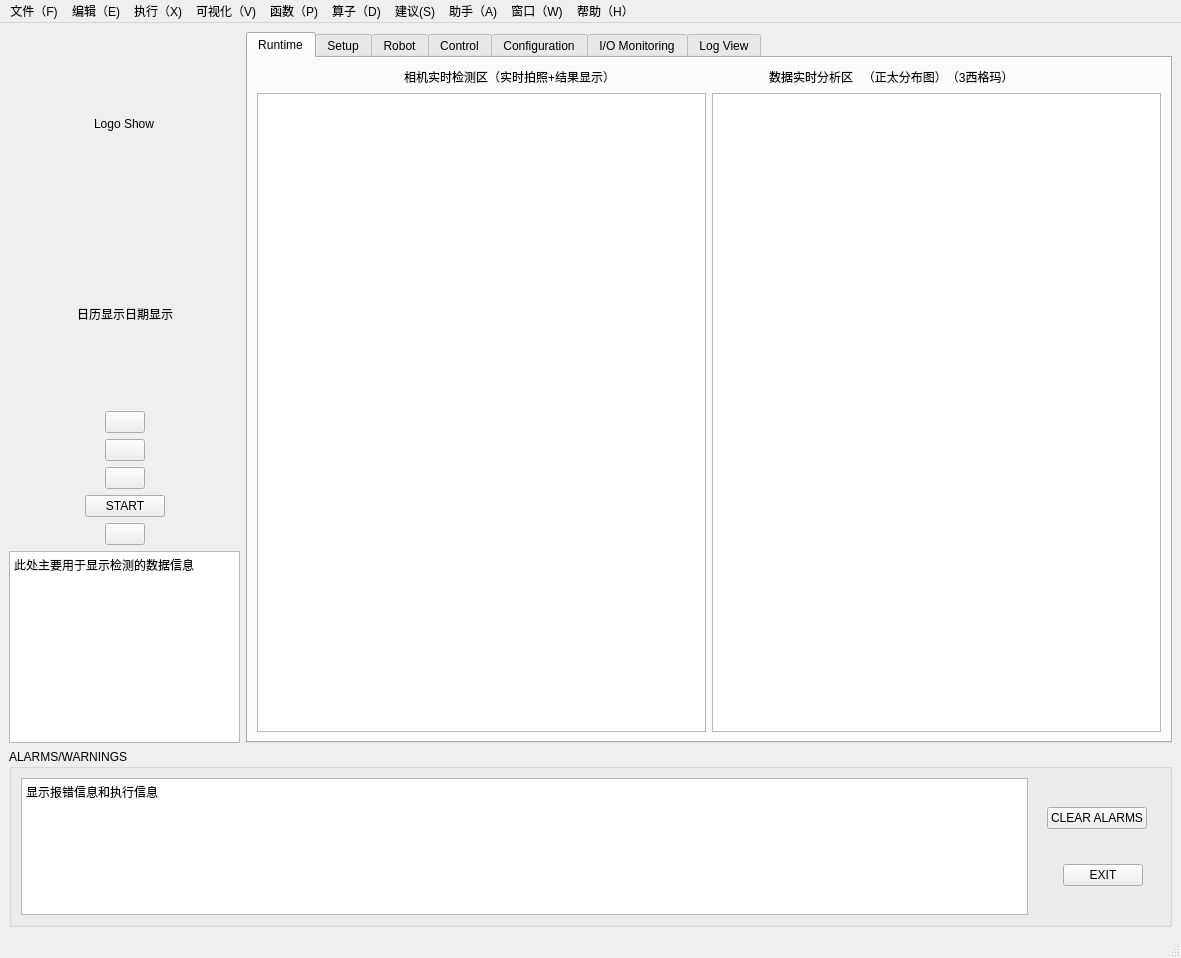
<?xml version="1.0" encoding="UTF-8"?>
<ui version="4.0">
 <class>MainWindow</class>
 <widget class="QMainWindow" name="MainWindow">
  <property name="geometry">
   <rect>
    <x>0</x>
    <y>0</y>
    <width>1181</width>
    <height>958</height>
   </rect>
  </property>
  <property name="windowTitle">
   <string>云镝AI智能视觉检测系统V1.0</string>
  </property>
  <property name="windowIcon">
   <iconset>
    <normaloff>Kingdee_ico.ico</normaloff>Kingdee_ico.ico</iconset>
  </property>
  <widget class="QWidget" name="centralwidget">
   <layout class="QGridLayout" name="gridLayout_2">
    <item row="0" column="0">
     <layout class="QVBoxLayout" name="verticalLayout_3" stretch="8,2">
      <item>
       <layout class="QHBoxLayout" name="horizontalLayout_9" stretch="2,8">
        <item>
         <layout class="QVBoxLayout" name="verticalLayout" stretch="1,1,1,1,2,7,2,0">
          <item>
           <layout class="QHBoxLayout" name="horizontalLayout">
            <item>
             <spacer name="horizontalSpacer_4">
              <property name="orientation">
               <enum>Qt::Horizontal</enum>
              </property>
              <property name="sizeHint" stdset="0">
               <size>
                <width>40</width>
                <height>20</height>
               </size>
              </property>
             </spacer>
            </item>
            <item>
             <widget class="QLabel" name="LogoShow">
              <property name="text">
               <string>Logo Show</string>
              </property>
             </widget>
            </item>
            <item>
             <spacer name="horizontalSpacer_5">
              <property name="orientation">
               <enum>Qt::Horizontal</enum>
              </property>
              <property name="sizeHint" stdset="0">
               <size>
                <width>40</width>
                <height>20</height>
               </size>
              </property>
             </spacer>
            </item>
           </layout>
          </item>
          <item>
           <layout class="QHBoxLayout" name="horizontalLayout_2">
            <item>
             <spacer name="horizontalSpacer_7">
              <property name="orientation">
               <enum>Qt::Horizontal</enum>
              </property>
              <property name="sizeHint" stdset="0">
               <size>
                <width>40</width>
                <height>20</height>
               </size>
              </property>
             </spacer>
            </item>
            <item>
             <widget class="QLabel" name="dateTime">
              <property name="enabled">
               <bool>true</bool>
              </property>
              <property name="text">
               <string>日历显示日期显示</string>
              </property>
              <property name="textFormat">
               <enum>Qt::AutoText</enum>
              </property>
              <property name="scaledContents">
               <bool>false</bool>
              </property>
             </widget>
            </item>
            <item>
             <spacer name="horizontalSpacer_6">
              <property name="orientation">
               <enum>Qt::Horizontal</enum>
              </property>
              <property name="sizeHint" stdset="0">
               <size>
                <width>40</width>
                <height>20</height>
               </size>
              </property>
             </spacer>
            </item>
           </layout>
          </item>
          <item>
           <layout class="QHBoxLayout" name="horizontalLayout_3">
            <item>
             <spacer name="horizontalSpacer_8">
              <property name="orientation">
               <enum>Qt::Horizontal</enum>
              </property>
              <property name="sizeHint" stdset="0">
               <size>
                <width>40</width>
                <height>20</height>
               </size>
              </property>
             </spacer>
            </item>
            <item>
             <widget class="QPushButton" name="Lock_bt">
              <property name="text">
               <string/>
              </property>
              <property name="icon">
               <iconset resource="res.qrc">
                <normaloff>:/images/images/锁屏.png</normaloff>:/images/images/锁屏.png</iconset>
              </property>
              <property name="iconSize">
               <size>
                <width>96</width>
                <height>48</height>
               </size>
              </property>
              <property name="autoDefault">
               <bool>false</bool>
              </property>
              <property name="default">
               <bool>false</bool>
              </property>
              <property name="flat">
               <bool>false</bool>
              </property>
             </widget>
            </item>
            <item>
             <spacer name="horizontalSpacer_9">
              <property name="orientation">
               <enum>Qt::Horizontal</enum>
              </property>
              <property name="sizeHint" stdset="0">
               <size>
                <width>40</width>
                <height>20</height>
               </size>
              </property>
             </spacer>
            </item>
           </layout>
          </item>
          <item>
           <layout class="QHBoxLayout" name="horizontalLayout_4">
            <item>
             <spacer name="horizontalSpacer_11">
              <property name="orientation">
               <enum>Qt::Horizontal</enum>
              </property>
              <property name="sizeHint" stdset="0">
               <size>
                <width>40</width>
                <height>20</height>
               </size>
              </property>
             </spacer>
            </item>
            <item>
             <widget class="QPushButton" name="Account_bt">
              <property name="text">
               <string/>
              </property>
              <property name="icon">
               <iconset resource="res.qrc">
                <normaloff>:/images/images/账户.png</normaloff>:/images/images/账户.png</iconset>
              </property>
              <property name="iconSize">
               <size>
                <width>96</width>
                <height>48</height>
               </size>
              </property>
             </widget>
            </item>
            <item>
             <spacer name="horizontalSpacer_10">
              <property name="orientation">
               <enum>Qt::Horizontal</enum>
              </property>
              <property name="sizeHint" stdset="0">
               <size>
                <width>40</width>
                <height>20</height>
               </size>
              </property>
             </spacer>
            </item>
           </layout>
          </item>
          <item>
           <layout class="QHBoxLayout" name="horizontalLayout_5">
            <item>
             <spacer name="horizontalSpacer_12">
              <property name="orientation">
               <enum>Qt::Horizontal</enum>
              </property>
              <property name="sizeHint" stdset="0">
               <size>
                <width>40</width>
                <height>20</height>
               </size>
              </property>
             </spacer>
            </item>
            <item>
             <widget class="QPushButton" name="Start_bt">
              <property name="sizePolicy">
               <sizepolicy hsizetype="Minimum" vsizetype="Maximum">
                <horstretch>0</horstretch>
                <verstretch>0</verstretch>
               </sizepolicy>
              </property>
              <property name="text">
               <string/>
              </property>
              <property name="icon">
               <iconset resource="res.qrc">
                <normaloff>:/images/images/开机.png</normaloff>:/images/images/开机.png</iconset>
              </property>
              <property name="iconSize">
               <size>
                <width>90</width>
                <height>90</height>
               </size>
              </property>
             </widget>
            </item>
            <item>
             <spacer name="horizontalSpacer_13">
              <property name="orientation">
               <enum>Qt::Horizontal</enum>
              </property>
              <property name="sizeHint" stdset="0">
               <size>
                <width>40</width>
                <height>20</height>
               </size>
              </property>
             </spacer>
            </item>
           </layout>
          </item>
          <item>
           <layout class="QHBoxLayout" name="horizontalLayout_6">
            <item>
             <spacer name="horizontalSpacer_15">
              <property name="orientation">
               <enum>Qt::Horizontal</enum>
              </property>
              <property name="sizeHint" stdset="0">
               <size>
                <width>40</width>
                <height>20</height>
               </size>
              </property>
             </spacer>
            </item>
            <item>
             <widget class="QPushButton" name="Run_bt">
              <property name="enabled">
               <bool>true</bool>
              </property>
              <property name="text">
               <string>START</string>
              </property>
              <property name="iconSize">
               <size>
                <width>100</width>
                <height>600</height>
               </size>
              </property>
             </widget>
            </item>
            <item>
             <spacer name="horizontalSpacer_14">
              <property name="orientation">
               <enum>Qt::Horizontal</enum>
              </property>
              <property name="sizeHint" stdset="0">
               <size>
                <width>40</width>
                <height>20</height>
               </size>
              </property>
             </spacer>
            </item>
           </layout>
          </item>
          <item>
           <layout class="QHBoxLayout" name="horizontalLayout_7">
            <item>
             <spacer name="horizontalSpacer_17">
              <property name="orientation">
               <enum>Qt::Horizontal</enum>
              </property>
              <property name="sizeHint" stdset="0">
               <size>
                <width>40</width>
                <height>20</height>
               </size>
              </property>
             </spacer>
            </item>
            <item>
             <widget class="QPushButton" name="Light_bt">
              <property name="text">
               <string/>
              </property>
              <property name="icon">
               <iconset resource="res.qrc">
                <normaloff>:/images/images/灯泡亮.jpg</normaloff>:/images/images/灯泡亮.jpg</iconset>
              </property>
              <property name="iconSize">
               <size>
                <width>110</width>
                <height>165</height>
               </size>
              </property>
             </widget>
            </item>
            <item>
             <spacer name="horizontalSpacer_16">
              <property name="orientation">
               <enum>Qt::Horizontal</enum>
              </property>
              <property name="sizeHint" stdset="0">
               <size>
                <width>40</width>
                <height>20</height>
               </size>
              </property>
             </spacer>
            </item>
           </layout>
          </item>
          <item>
           <layout class="QHBoxLayout" name="horizontalLayout_8">
            <item>
             <spacer name="horizontalSpacer_19">
              <property name="orientation">
               <enum>Qt::Horizontal</enum>
              </property>
              <property name="sizeHint" stdset="0">
               <size>
                <width>18</width>
                <height>20</height>
               </size>
              </property>
             </spacer>
            </item>
            <item>
             <widget class="QTextBrowser" name="textBrowser_2">
              <property name="html">
               <string>&lt;!DOCTYPE HTML PUBLIC &quot;-//W3C//DTD HTML 4.0//EN&quot; &quot;http://www.w3.org/TR/REC-html40/strict.dtd&quot;&gt;
&lt;html&gt;&lt;head&gt;&lt;meta name=&quot;qrichtext&quot; content=&quot;1&quot; /&gt;&lt;style type=&quot;text/css&quot;&gt;
p, li { white-space: pre-wrap; }
&lt;/style&gt;&lt;/head&gt;&lt;body style=&quot; font-family:'SimSun'; font-size:9pt; font-weight:400; font-style:normal;&quot;&gt;
&lt;p style=&quot; margin-top:0px; margin-bottom:0px; margin-left:0px; margin-right:0px; -qt-block-indent:0; text-indent:0px;&quot;&gt;&lt;span style=&quot; font-family:'SimSun';&quot;&gt;此处主要用于显示检测的数据信息&lt;/span&gt;&lt;/p&gt;&lt;/body&gt;&lt;/html&gt;</string>
              </property>
             </widget>
            </item>
            <item>
             <spacer name="horizontalSpacer_18">
              <property name="orientation">
               <enum>Qt::Horizontal</enum>
              </property>
              <property name="sizeHint" stdset="0">
               <size>
                <width>18</width>
                <height>20</height>
               </size>
              </property>
             </spacer>
            </item>
           </layout>
          </item>
         </layout>
        </item>
        <item>
         <widget class="QTabWidget" name="tabWidget">
          <property name="currentIndex">
           <number>0</number>
          </property>
          <widget class="QWidget" name="tab">
           <attribute name="title">
            <string>Runtime</string>
           </attribute>
           <layout class="QGridLayout" name="gridLayout_3">
            <item row="0" column="0">
             <layout class="QHBoxLayout" name="horizontalLayout_13">
              <item>
               <spacer name="horizontalSpacer_24">
                <property name="orientation">
                 <enum>Qt::Horizontal</enum>
                </property>
                <property name="sizeHint" stdset="0">
                 <size>
                  <width>40</width>
                  <height>20</height>
                 </size>
                </property>
               </spacer>
              </item>
              <item>
               <widget class="QLabel" name="label_2">
                <property name="text">
                 <string>相机实时检测区（实时拍照+结果显示）</string>
                </property>
               </widget>
              </item>
              <item>
               <spacer name="horizontalSpacer_25">
                <property name="orientation">
                 <enum>Qt::Horizontal</enum>
                </property>
                <property name="sizeHint" stdset="0">
                 <size>
                  <width>40</width>
                  <height>20</height>
                 </size>
                </property>
               </spacer>
              </item>
              <item>
               <widget class="QLabel" name="label_3">
                <property name="text">
                 <string>数据实时分析区   （正太分布图）（3西格玛）</string>
                </property>
               </widget>
              </item>
              <item>
               <spacer name="horizontalSpacer_26">
                <property name="orientation">
                 <enum>Qt::Horizontal</enum>
                </property>
                <property name="sizeHint" stdset="0">
                 <size>
                  <width>40</width>
                  <height>20</height>
                 </size>
                </property>
               </spacer>
              </item>
             </layout>
            </item>
            <item row="1" column="0">
             <layout class="QHBoxLayout" name="horizontalLayout_14">
              <item>
               <widget class="QGraphicsView" name="graphics_View"/>
              </item>
              <item>
               <widget class="QGraphicsView" name="date_view"/>
              </item>
             </layout>
            </item>
           </layout>
          </widget>
          <widget class="QWidget" name="tab_2">
           <attribute name="title">
            <string>Setup</string>
           </attribute>
          </widget>
          <widget class="QWidget" name="tab_3">
           <attribute name="title">
            <string>Robot</string>
           </attribute>
          </widget>
          <widget class="QWidget" name="tab_4">
           <attribute name="title">
            <string>Control</string>
           </attribute>
          </widget>
          <widget class="QWidget" name="tab_5">
           <attribute name="title">
            <string>Configuration</string>
           </attribute>
          </widget>
          <widget class="QWidget" name="tab_6">
           <attribute name="title">
            <string>I/O Monitoring</string>
           </attribute>
          </widget>
          <widget class="QWidget" name="tab_7">
           <attribute name="title">
            <string>Log View</string>
           </attribute>
          </widget>
         </widget>
        </item>
       </layout>
      </item>
      <item>
       <widget class="QGroupBox" name="groupBox">
        <property name="title">
         <string>ALARMS/WARNINGS</string>
        </property>
        <layout class="QGridLayout" name="gridLayout">
         <item row="0" column="0">
          <layout class="QHBoxLayout" name="horizontalLayout_12" stretch="8,1">
           <item>
            <widget class="QTextBrowser" name="textBrowser">
             <property name="html">
              <string>&lt;!DOCTYPE HTML PUBLIC &quot;-//W3C//DTD HTML 4.0//EN&quot; &quot;http://www.w3.org/TR/REC-html40/strict.dtd&quot;&gt;
&lt;html&gt;&lt;head&gt;&lt;meta name=&quot;qrichtext&quot; content=&quot;1&quot; /&gt;&lt;style type=&quot;text/css&quot;&gt;
p, li { white-space: pre-wrap; }
&lt;/style&gt;&lt;/head&gt;&lt;body style=&quot; font-family:'SimSun'; font-size:9pt; font-weight:400; font-style:normal;&quot;&gt;
&lt;p style=&quot; margin-top:0px; margin-bottom:0px; margin-left:0px; margin-right:0px; -qt-block-indent:0; text-indent:0px;&quot;&gt;&lt;span style=&quot; font-family:'SimSun';&quot;&gt;显示报错信息和执行信息&lt;/span&gt;&lt;/p&gt;&lt;/body&gt;&lt;/html&gt;</string>
             </property>
            </widget>
           </item>
           <item>
            <layout class="QVBoxLayout" name="verticalLayout_2">
             <item>
              <layout class="QHBoxLayout" name="horizontalLayout_10">
               <item>
                <spacer name="horizontalSpacer_20">
                 <property name="orientation">
                  <enum>Qt::Horizontal</enum>
                 </property>
                 <property name="sizeHint" stdset="0">
                  <size>
                   <width>40</width>
                   <height>20</height>
                  </size>
                 </property>
                </spacer>
               </item>
               <item>
                <widget class="QPushButton" name="Account_bt_4">
                 <property name="text">
                  <string>CLEAR ALARMS</string>
                 </property>
                </widget>
               </item>
               <item>
                <spacer name="horizontalSpacer_21">
                 <property name="orientation">
                  <enum>Qt::Horizontal</enum>
                 </property>
                 <property name="sizeHint" stdset="0">
                  <size>
                   <width>40</width>
                   <height>20</height>
                  </size>
                 </property>
                </spacer>
               </item>
              </layout>
             </item>
             <item>
              <layout class="QHBoxLayout" name="horizontalLayout_11">
               <item>
                <spacer name="horizontalSpacer_22">
                 <property name="orientation">
                  <enum>Qt::Horizontal</enum>
                 </property>
                 <property name="sizeHint" stdset="0">
                  <size>
                   <width>40</width>
                   <height>20</height>
                  </size>
                 </property>
                </spacer>
               </item>
               <item>
                <widget class="QPushButton" name="Exit_bt">
                 <property name="text">
                  <string>EXIT</string>
                 </property>
                </widget>
               </item>
               <item>
                <spacer name="horizontalSpacer_23">
                 <property name="orientation">
                  <enum>Qt::Horizontal</enum>
                 </property>
                 <property name="sizeHint" stdset="0">
                  <size>
                   <width>28</width>
                   <height>20</height>
                  </size>
                 </property>
                </spacer>
               </item>
              </layout>
             </item>
            </layout>
           </item>
          </layout>
         </item>
        </layout>
       </widget>
      </item>
     </layout>
    </item>
   </layout>
  </widget>
  <widget class="QMenuBar" name="menubar">
   <property name="geometry">
    <rect>
     <x>0</x>
     <y>0</y>
     <width>1181</width>
     <height>23</height>
    </rect>
   </property>
   <widget class="QMenu" name="menu">
    <property name="title">
     <string>文件（F)</string>
    </property>
    <addaction name="actionOpen"/>
    <addaction name="actionNew"/>
    <addaction name="actionClose"/>
    <addaction name="actionSave"/>
   </widget>
   <widget class="QMenu" name="menu_2">
    <property name="title">
     <string>编辑（E)</string>
    </property>
   </widget>
   <widget class="QMenu" name="menu_X">
    <property name="title">
     <string>执行（X)</string>
    </property>
   </widget>
   <widget class="QMenu" name="menu_V">
    <property name="title">
     <string>可视化（V)</string>
    </property>
   </widget>
   <widget class="QMenu" name="menu_P">
    <property name="title">
     <string>函数（P)</string>
    </property>
   </widget>
   <widget class="QMenu" name="menu_D">
    <property name="title">
     <string>算子（D)</string>
    </property>
   </widget>
   <widget class="QMenu" name="menu_S">
    <property name="title">
     <string>建议(S)</string>
    </property>
   </widget>
   <widget class="QMenu" name="menu_A">
    <property name="title">
     <string>助手（A)</string>
    </property>
   </widget>
   <widget class="QMenu" name="menu_W">
    <property name="title">
     <string>窗口（W)</string>
    </property>
   </widget>
   <widget class="QMenu" name="menu_H">
    <property name="title">
     <string>帮助（H）</string>
    </property>
   </widget>
   <addaction name="menu"/>
   <addaction name="menu_2"/>
   <addaction name="menu_X"/>
   <addaction name="menu_V"/>
   <addaction name="menu_P"/>
   <addaction name="menu_D"/>
   <addaction name="menu_S"/>
   <addaction name="menu_A"/>
   <addaction name="menu_W"/>
   <addaction name="menu_H"/>
  </widget>
  <widget class="QStatusBar" name="statusBar"/>
  <action name="actionOpen">
   <property name="text">
    <string>打开项目</string>
   </property>
  </action>
  <action name="actionNew">
   <property name="text">
    <string>新建项目</string>
   </property>
  </action>
  <action name="actionClose">
   <property name="text">
    <string>关闭项目</string>
   </property>
  </action>
  <action name="actionSave">
   <property name="text">
    <string>保存所有</string>
   </property>
  </action>
 </widget>
 <resources>
  <include location="res.qrc"/>
 </resources>
 <connections/>
</ui>
